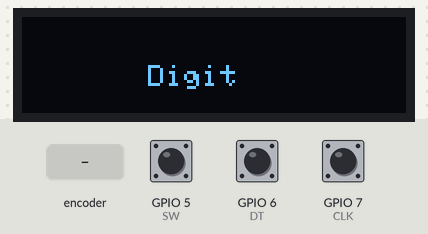
Recording of a sketch running on a simulated ESP32-C3. On the bench: 128×32 one-colour display. The test bench sets the inputs (shaded band); at power-on: GPIO 5 (SW) HIGH, GPIO 6 (DT) HIGH, GPIO 7 (CLK) HIGH. What the sketch prints to the serial monitor is not drawn.

Above: at 1.2 s.
1.3 s: rotary encoder on GPIO 7 (CLK) / GPIO 6 (DT) turned 3 steps (first pin leading)
At 2.1 s:
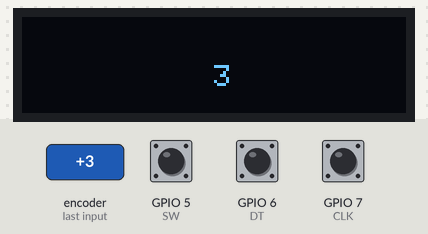
3.4 s: GPIO 5 (SW) pulled LOW for 0.15 s
At 4.4 s:
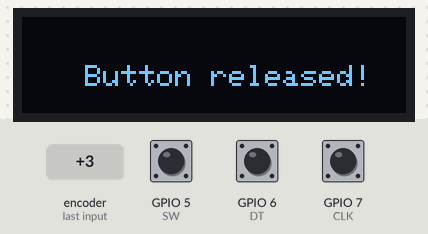
5.0 s: GPIO 5 (SW) pulled LOW for 3.2 s
At 6.1 s:
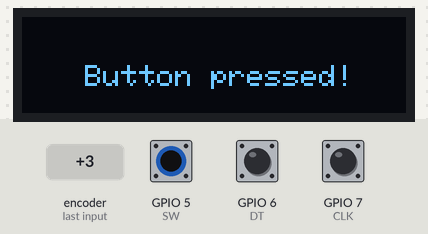
9.7 s: GPIO 5 (SW) pulled LOW for 1 s
At 11.6 s:
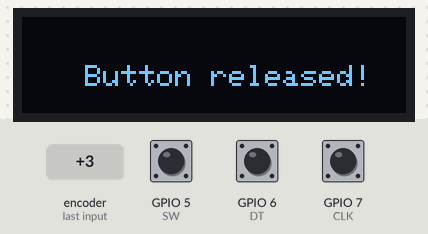
12.2 s: rotary encoder on GPIO 7 (CLK) / GPIO 6 (DT) turned 1 step (first pin leading)
At 13.7 s:
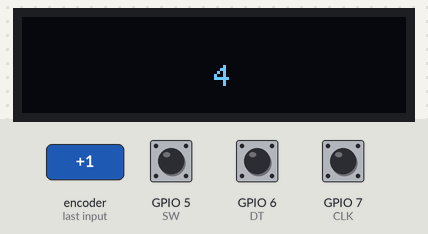
Timing chart, 0 to 14.9 s (numbered marks = the images above; inputs shaded):
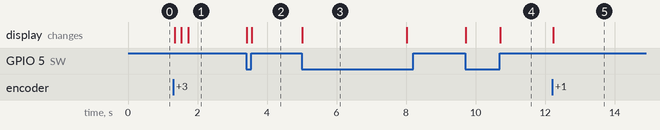

The sketch:

sketch.ino
```cpp
#include <Adafruit_SSD1306.h>
#include <Wire.h>
#define SCREEN_WIDTH 128 // OLED display width, in pixels
#define SCREEN_HEIGHT 32 // OLED display height, in pixels
#define OLED_RESET     -1 // Reset pin # (or -1 if sharing Arduino reset pin)
#define SCREEN_ADDRESS 0x3C ///< See datasheet for Address; 0x3D for 128x64, 0x3C for 128x32
Adafruit_SSD1306 display(SCREEN_WIDTH, SCREEN_HEIGHT, &Wire, OLED_RESET);

// Rotary Encoder Inputs
#define SW 5
#define DT 6
#define CLK 7


bool flagCLK;
bool flagPress = LOW;        //Flag de presión de botón
bool flagRelease = LOW;      //Flag de liberación de botón
bool flagLongpress = LOW;    //Flag de presión larga
bool activeLongpress = LOW;  //Flag de activación presión larga
bool btnState = HIGH;        //LOW is pressed
bool currentStateCLK, currentStateDT;
bool lastStateCLK;
bool lastStateBTN = HIGH;
bool lastStateDT;

int counter, counter2 = 0;

String currentDir = "";

unsigned long lastButtonPress = 0;
unsigned long lastButtonRelease = 0;  //Antirebote botón al soltar
unsigned long countLongPress = 0;     //Tiempo botón presionado


void setup() {
  // put your setup code here, to run once:
  Serial.begin(115200);
  Serial.println("Hello, ESP32-C3!");

  if (!display.begin(SSD1306_SWITCHCAPVCC, SCREEN_ADDRESS)) {
    Serial.println(F("SSD1306 allocation failed"));
    for (;;); // Don't proceed, loop forever
  }

  display.clearDisplay();
  display.setTextSize(1);
  display.setTextColor(SSD1306_WHITE);
  display.setCursor(SCREEN_WIDTH/3, SCREEN_HEIGHT/2);
  display.print("Digit");
  display.display();

  // Set encoder pins as inputs
  pinMode(CLK, INPUT);
  pinMode(DT, INPUT);
  pinMode(SW, INPUT_PULLUP);

  // Read the initial state of CLK
  lastStateCLK = digitalRead(CLK);

}

void loop() {

  //**********************************************************************
  //                          Control del encoder
  //**********************************************************************

  currentStateCLK = digitalRead(CLK);
  currentStateDT = digitalRead(DT);

  //Serial plotter
  // Serial.print("CLK:");
  // Serial.print(currentStateCLK);
  // Serial.print(",");
  // Serial.print("DT:");
  // Serial.println(currentStateDT);

  if (currentStateCLK == LOW && currentStateCLK != lastStateCLK) {

    flagCLK = HIGH;
    lastStateCLK = currentStateCLK;

  } else if (currentStateCLK == HIGH && currentStateCLK != lastStateCLK) {

    flagCLK = LOW;
    lastStateCLK = currentStateCLK;

  } else {
    //lastStateCLK = currentStateCLK;
  }

  if (flagCLK == HIGH) {

    if (currentStateDT == LOW && currentStateDT != lastStateDT) {

      //Scroll con presión
      if(btnState == LOW){
      counter2++;
      alapantalla("CW",counter2);
      countLongPress = millis();
      }
      //Scroll simple
      else{
      counter++;
      alapantalla("CW",counter);
      }


    } else if (currentStateDT == HIGH && currentStateDT != lastStateDT) {

      //Scroll con presión
      if(btnState == LOW){
      counter2--;
      alapantalla("CCW",counter2);
      countLongPress = millis();
      }
      //Scroll simple
      else{
      counter--;
      alapantalla("CCW",counter);
      }
    }

    //lastStateDT = currentStateDT;
  } else {
    lastStateDT = currentStateDT;
  }


  //**********************************************************************
  //                          Botón
  //**********************************************************************

  // Read the button state
  btnState = digitalRead(SW);

  //If we detect LOW signal, button is pressed
  if (btnState == LOW && lastStateBTN == HIGH) {
    //if 50ms have passed since last LOW pulse, it means that the
    //button has been pressed, released and pressed again
    if (millis() - lastButtonPress > 50) {
      flagPress = HIGH;
      flagLongpress = HIGH;
      activeLongpress = LOW;
      //flagRelease = LOW;
      countLongPress = millis();

    }

    // Remember last button press event
    lastButtonPress = millis();
  }
  //Si detecta señal HIGH y antes estaba presionado, el botón se liberó
  else if (btnState == HIGH && lastStateBTN == LOW) {
    //if 50ms have passed since last LOW pulse, it means that the
    //button has been pressed, released and pressed again
    if (millis() - lastButtonRelease > 50) {
      flagRelease = HIGH;
      flagLongpress = LOW;
    }
    // Remember last button release event
    lastButtonRelease = millis();
  }

  lastStateBTN = btnState;


  //Efectos sobre el botón
  if (flagPress == HIGH) {
    flagPress = LOW;
    Serial.println("Button pressed!");

    display.clearDisplay();
    display.setCursor(SCREEN_WIDTH / 6, SCREEN_HEIGHT / 2);
    display.print("Button pressed!");
    display.display();

  }

  if (flagRelease == HIGH && activeLongpress == LOW) {
    flagRelease = LOW;
    Serial.print("Button released! ");
    Serial.print(millis() - countLongPress);
    Serial.println(" mseg");

    display.clearDisplay();
    display.setCursor(SCREEN_WIDTH / 6, SCREEN_HEIGHT / 2);
    display.print("Button released!");
    display.display();

  } else {
    flagRelease = LOW;
  }

  if (flagLongpress == HIGH) {
    if (millis() - countLongPress > 3000) {
      flagLongpress = LOW;
      activeLongpress = HIGH;
      Serial.println("Button pressed > 3seg");

      display.clearDisplay();
      display.setCursor(1, SCREEN_HEIGHT / 2);
      display.print("Button pressed > 3seg");
      display.display();

    }
  }


}

void alapantalla(String dir, int cont){
      currentDir = dir;
      flagCLK = LOW;
      Serial.print("Direction: ");
      Serial.print(currentDir);
      Serial.print(" | Counter: ");
      Serial.println(cont);

      display.clearDisplay();
      display.setCursor(SCREEN_WIDTH / 2, SCREEN_HEIGHT / 2);
      display.print(cont);
      display.display();
}
```

Measured:
- after the input at 1.3 s, the display: first changes at once (image 1 shows a later state)
- after the input at 3.4 s, the display: first changes at once (image 2 shows a later state)
- after the input at 5.0 s, the display: changes at once (image 3)
- after the input at 9.7 s, the display: first changes at once (image 4 shows a later state)
- after the input at 12.2 s, the display: changes at once (image 5)
- what the display in image 3 shows lasts 3.0 s, from 5.0 s to 8.0 s
